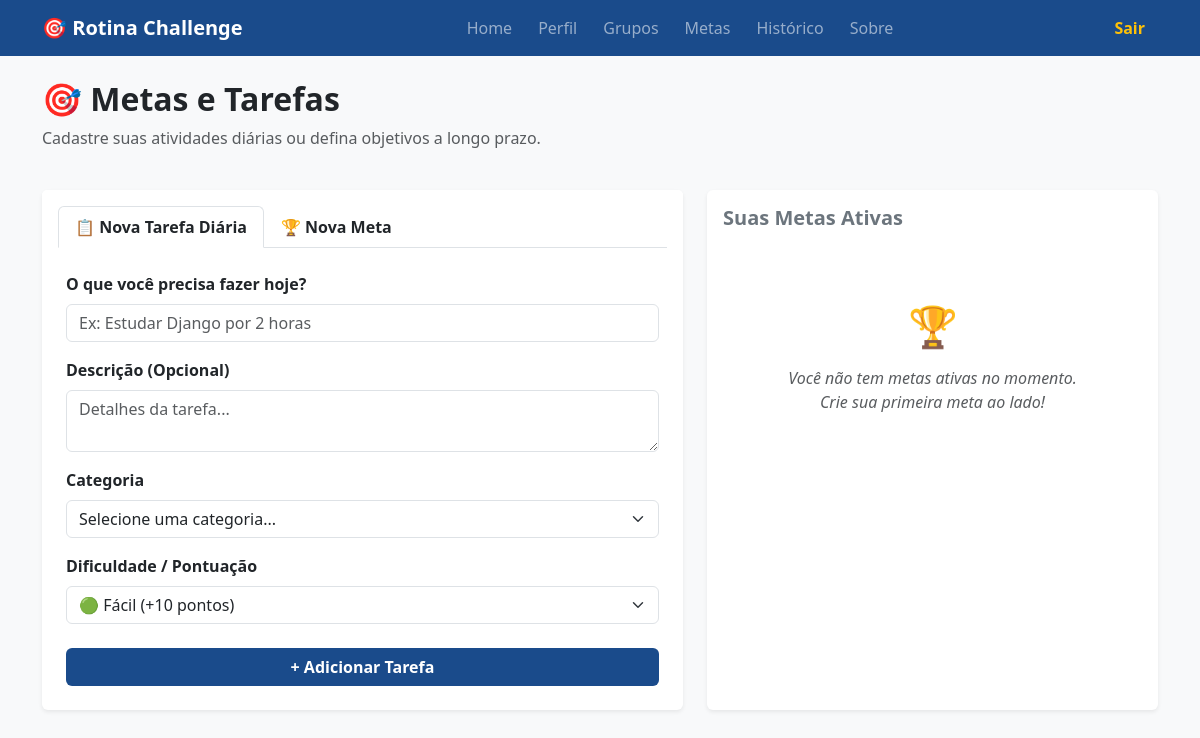
Before: /metas/ (signed in) with the older database file.
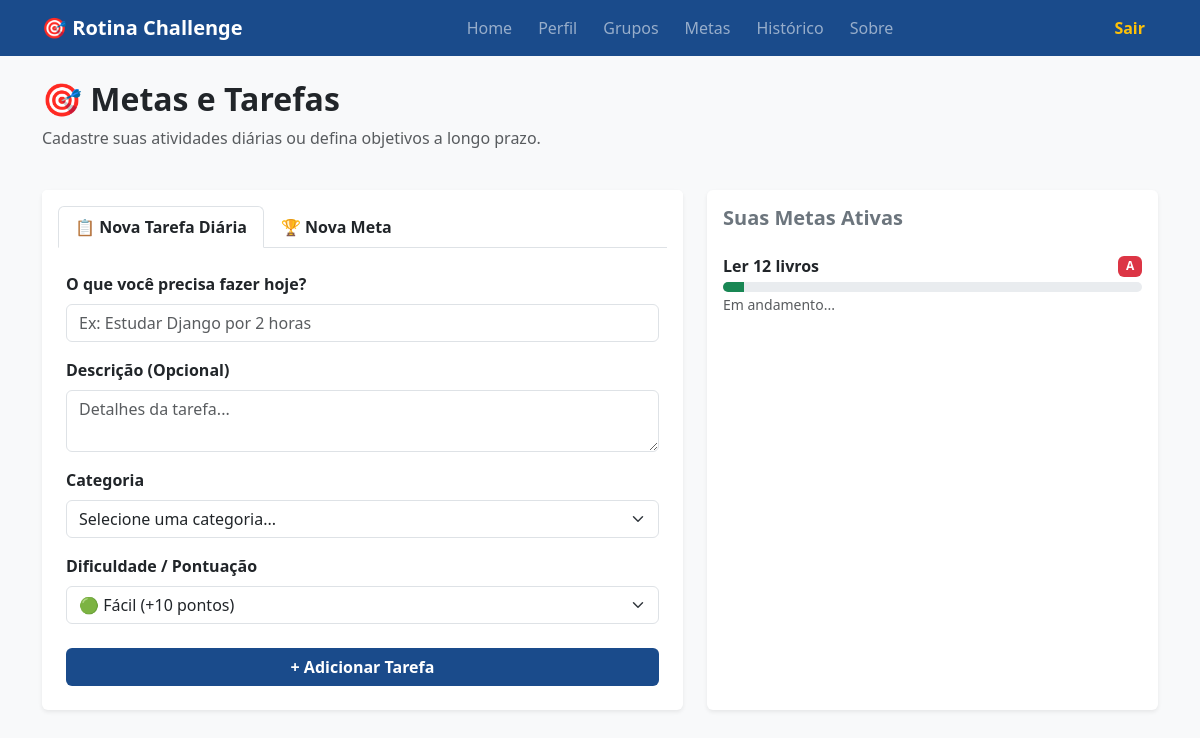
After: the same page with the newer database file.
### routines/models.py (models this page shows, shortened)
class Goal(models.Model):
    TIPO_CHOICES = [
        ('S', 'Semanal'),
        ('M', 'Mensal'),
    ]
    titulo = models.CharField(max_length=150)
    tipo = models.CharField(max_length=1, choices=TIPO_CHOICES, default='S')
    concluida = models.BooleanField(default=False)
    usuario = models.ForeignKey(User, on_delete=models.CASCADE)

### routines/views.py (the view, shortened to what this page needs)
# urls.py: path('metas/', metas_view, name='metas'),
@login_required(login_url='/login/')
def metas_view(request):
    metas_do_usuario = Goal.objects.filter(usuario=request.user)
    context = {
        'metas': metas_do_usuario
    }
    return render(request, 'metas.html', context)

### templates/metas.html (shortened to what the changed rows need)
{% extends 'base.html' %}
{% block content %}
<div class="row mb-4 mt-3">
    <div class="col-12">
        <h2 class="fw-bold text-dark">🎯 Metas e Tarefas</h2>
    </div>
</div>
<div class="row">
    <div class="col-md-5 mb-4">
        <div class="card shadow-sm border-0 h-100">
            <div class="card-body">
                {% for meta in metas %}
                <div class="mb-4">
                    <div class="d-flex justify-content-between align-items-center mb-1">
                        <span class="fw-bold">{{ meta.titulo }}</span>
                        <span class="badge {% if meta.tipo == 'S' %}bg-primary{% elif meta.tipo == 'M' %}bg-warning text-dark{% else %}bg-danger{% endif %}">
                            {{ meta.get_tipo_display }}
                        </span>
                    </div>
                    <div class="progress" style="height: 10px;">
                        <div class="progress-bar bg-success" role="progressbar" style="width: 5%;" aria-valuenow="5" aria-valuemin="0" aria-valuemax="100"></div>
                    </div>
                    <small class="text-muted">Em andamento...</small>
                </div>
                {% empty %}
                <div class="text-center py-5">
                    <span class="display-6">🏆</span>
                    <p class="text-muted mt-3"><em>Você não tem metas ativas no momento.<br>Crie sua primeira meta ao lado!</em></p>
                </div>
                {% endfor %}
            </div>
        </div>
    </div>
</div>
{% endblock %}

Changed rows visible on the page:
added Goal: titulo "Ler 12 livros", tipo "A"
Other visible differences:
text no longer shown: "🏆 Você não tem metas ativas no momento. Crie sua primeira meta ao lado!"
